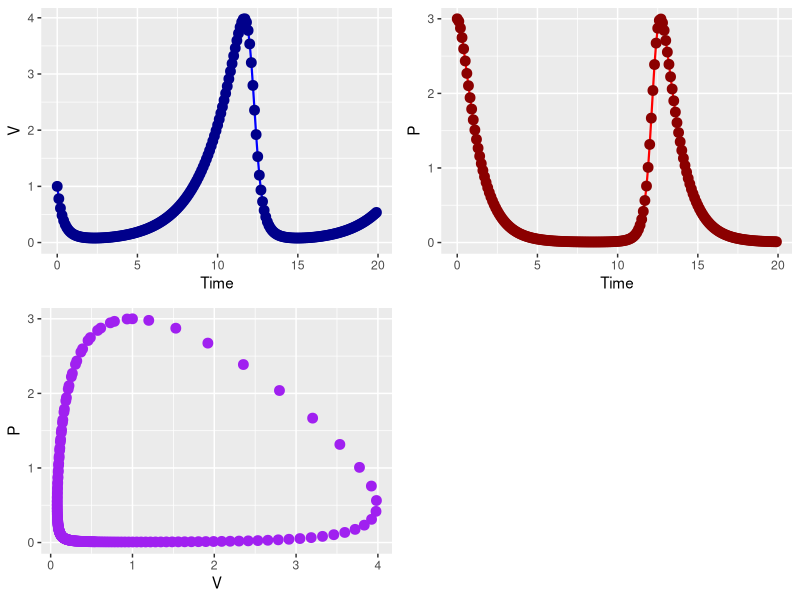

Here is the R script that generated this plot:
### Function systems.R
### Modified: 9/15/15
### Purpose: Solve a two dimensional differential equation using some of the built-in functionality

### Output:  
### screen of single variable plot of solution for each variable (versus time, plus phase line diagram of solution)

### The following values can be modified as needed
#### 1) Information about the equation (parameters, initial conditions)
parameters = c(r = .5, k = 1, e = 1, d = 1)   # parameters: a named vector
initialCondition = c(V = 1, P = 3)   # initial condition.  Be sure to name your variables

### 2) Time values
deltaT = 0.1    # timestep length
timeSteps = 200   # must be a number greater than 1 

### 3) You need to have a function of your dynamics dy/dt = f(t,y)
# R function to calculate the value of the derivatives at each time value
# Use the names of the variables as defined in the vectors above
dynamics <- function(t, state, parameters){
  with(as.list(c(state, parameters)), {
    ### --> Start of input that you modify.
    ### Your differential equation will go in the following lines
     dV = r * V - k * V * P
     dP = e  * V * P - d * P
    return(list(c(dV, dP)))    ### You might need to modify dV or dP depending on your variables
    ### --> End of the input that you modify
  })
}



############ everything else below the line just plots the solution
# Solve the differential equation
library('deSolve')
time = seq(from=0,by=deltaT,length.out=timeSteps)  # the output time vector
out <- ode(y = initialCondition, times = time, func = dynamics, parms = parameters) ## Integration with 'ode'

## Plot the solution
out.df = as.data.frame(out) # required by ggplot: data object must be a data frame

library(ggplot2)
library(grid)
library(gridExtra)


# First plot
p1 <- ggplot(out.df, aes(x=time, y=get(names(initialCondition)[1]))) +
  geom_line(size=0.75,color='blue')+geom_point(size=3,color='darkblue')+
  labs(x="Time",y=names(initialCondition)[1])+
  
  ### Expand the graph to make sure axes cross at (0,0)
  expand_limits(y=0)

# Second plot
p2 <- ggplot(out.df, aes(x=time, y=get(names(initialCondition)[2]))) +
  geom_line(size=0.75,color='red')+geom_point(size=3,color='darkred')+
  labs(x="Time",y=names(initialCondition)[2])+
  
  ### Expand the graph to make sure axes cross at (0,0)
  expand_limits(y=0)

# Third plot
p3 <- ggplot(out.df, aes(x=get(names(initialCondition)[1]), y=get(names(initialCondition)[2]))) +
  geom_point(size=3,color='purple')+
  labs(x=names(initialCondition)[1],y=names(initialCondition)[2])+
  
  ### Expand the graph to make sure axes cross at (0,0)
  expand_limits(y=0)

grid.arrange( p1,p2,p3, ncol=2)

### Clear the workspace variables to remove clutter
rm(list=ls())
